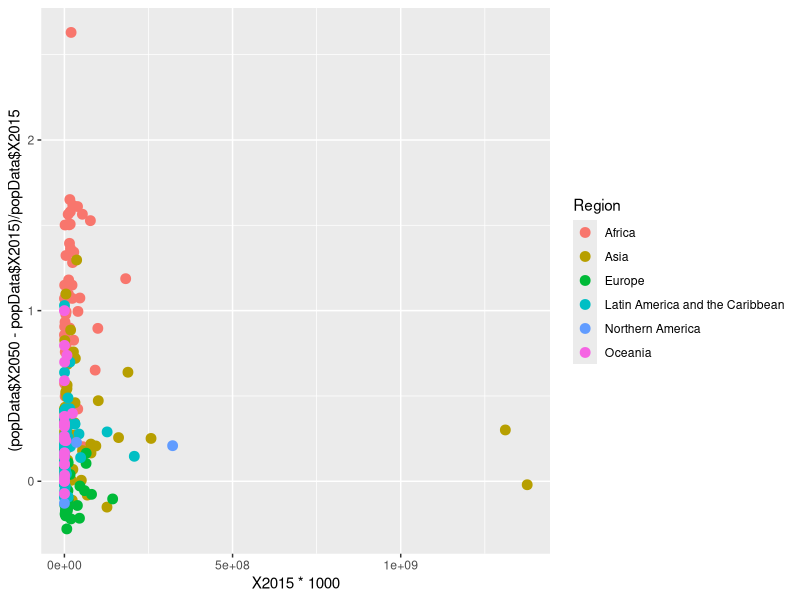
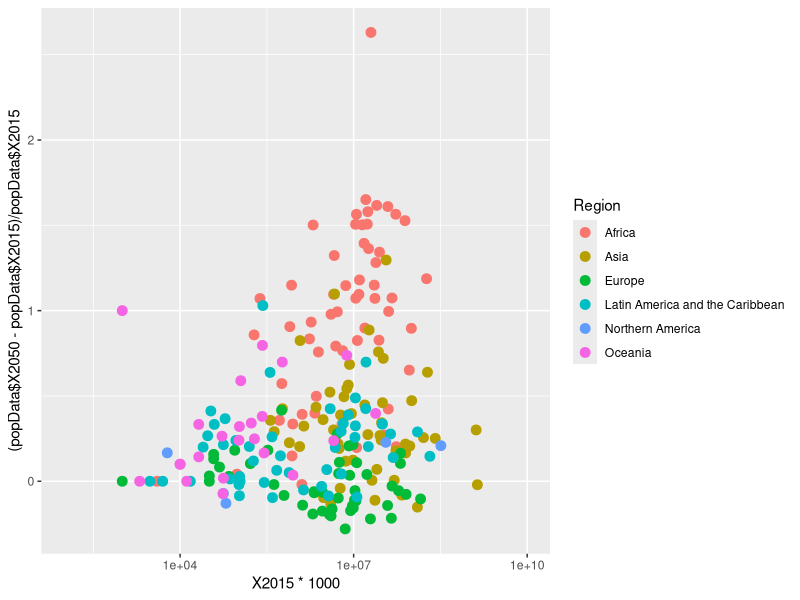
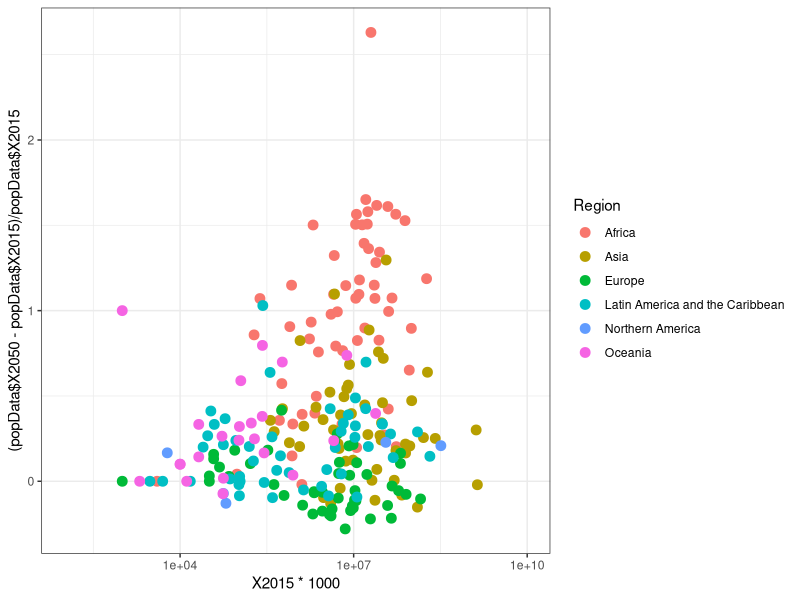
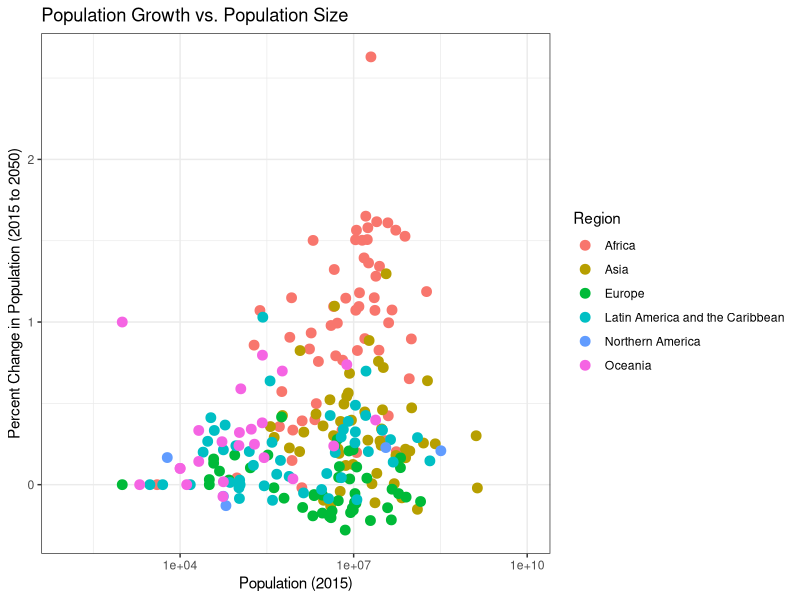
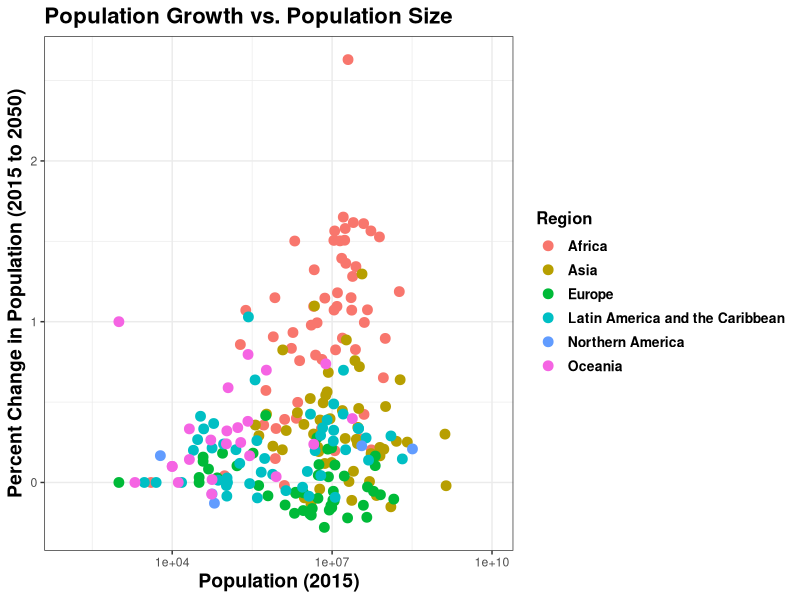

R code for these plots, in order:
library('ggplot2')#load ggplot

#You can set the directory to the directory you want. I used setwd() to move to the appropriate directory, but it will be different for you. You can provide your own directory, or navigate using the GUI.
setwd('../Data')

# load the Country data from the working directory
popData <- read.csv('UN population forecasts from Economist charts - Country.csv')

# Make a ggplot object using the population compared to the percent change in population from 2015 to 2050
plotObj <- ggplot(popData,aes(x=X2015*1000,y = (popData$X2050-popData$X2015)/popData$X2015,colour = Region))+geom_point(size=3)
plotObj

# Change x axis to a log scale, so you can see what's going on
plotObj <- plotObj + scale_x_log10(limits = c(1e2,1e10))
plotObj

# Get rid of ugly gray background
plotObj<- plotObj + theme_bw()
plotObj

# Add axis labels and title
plotObj <- plotObj + xlab('Population (2015)') + ylab('Percent Change in Population (2015 to 2050)') + ggtitle('Population Growth vs. Population Size')
plotObj

# Make fonts to your liking
plotObj <- plotObj + theme(axis.title = element_text(size=14,face='bold'),legend.text = element_text(size=10,face='bold'),legend.title = element_text(size=12,face='bold'),plot.title = element_text(size=16,face='bold'))
plotObj